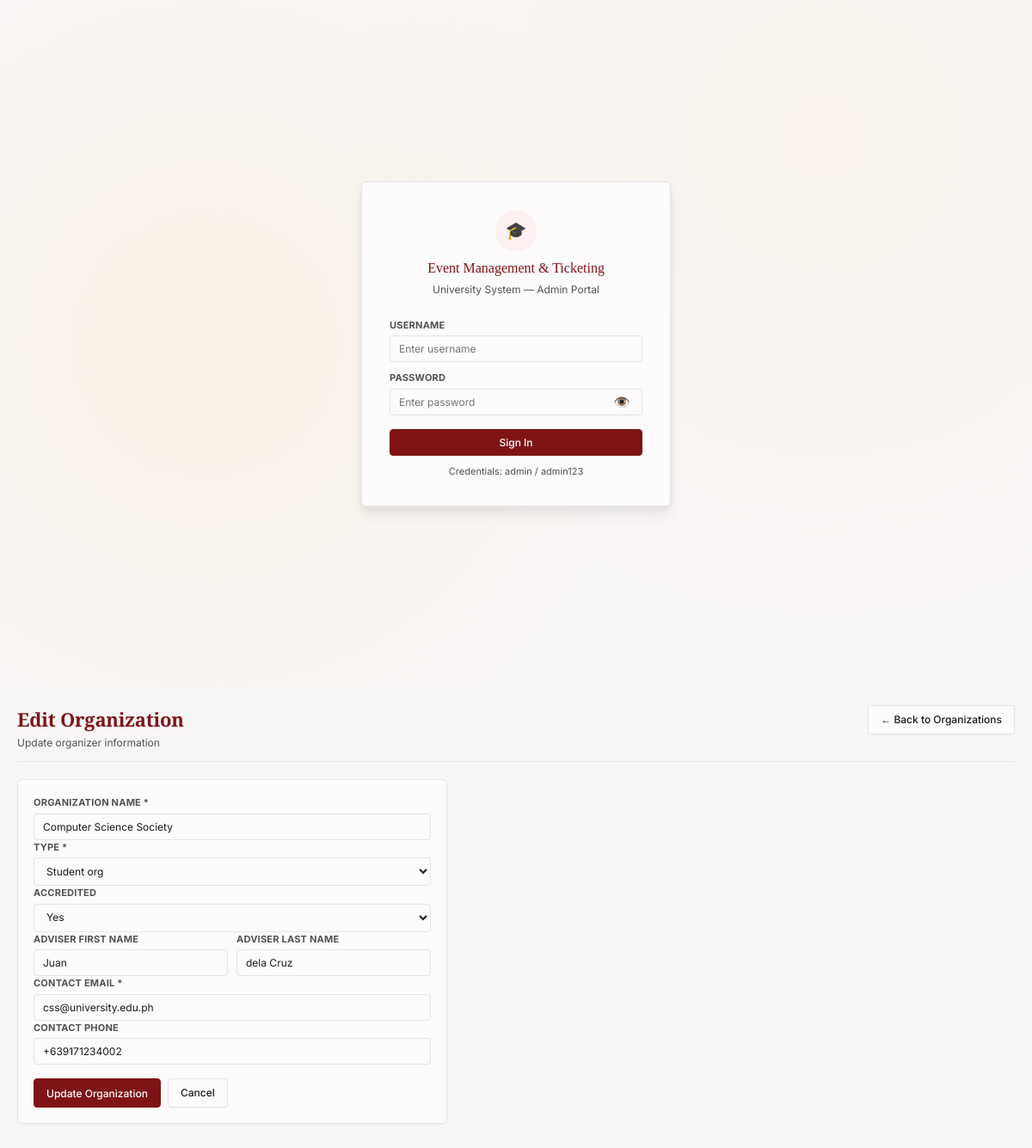
/modules/organizations/edit.php?id=2, run on the app's committed database.
### tables this page shows
CREATE TABLE `organization` (
  `org_id` int(11) NOT NULL,
  `org_name` varchar(150) NOT NULL,
  `org_type` enum('student_org','alumni_org','external','university_office') NOT NULL,
  `adviser_first_name` varchar(50) DEFAULT NULL,
  `adviser_last_name` varchar(50) DEFAULT NULL,
  `contact_email` varchar(100) NOT NULL,
  `contact_phone` varchar(20) DEFAULT NULL,
  `is_accredited` tinyint(1) NOT NULL DEFAULT 1
);

### includes/functions.php (called while the page is built, shortened)
<?php
function h($str) {
    return htmlspecialchars($str ?? '', ENT_QUOTES, 'UTF-8');
}
function getBackUrl($defaultUrl) {
    if (isset($_SERVER['HTTP_REFERER'])) {
        $referrer = $_SERVER['HTTP_REFERER'];
        $currentHost = $_SERVER['HTTP_HOST'];
        if (strpos($referrer, $currentHost) !== false) {
            if (strpos($referrer, 'create.php') === false &&
                strpos($referrer, 'edit.php') === false &&
                strpos($referrer, 'delete.php') === false) {
                return $referrer;
            }
        }
    }
    return $defaultUrl;
}
?>

### modules/organizations/edit.php (the view, shortened to what this page needs)
<?php
require_once __DIR__ . '/../../includes/header.php';
$org_id = isset($_GET['id']) ? (int)$_GET['id'] : 0;
$result = mysqli_query($conn, "SELECT * FROM Organization WHERE org_id = $org_id");
$org = mysqli_fetch_assoc($result);
$form_values = !empty($_POST) ? $_POST : $org;
?>
<div class="page active">
    <div class="page-header">
        <div>
            <div class="page-title">Edit Organization</div>
            <div class="page-sub">Update organizer information</div>
        </div>
        <a href="/event-ticketing-v2/modules/organizations/" class="btn">← Back to Organizations</a>
    </div>
    <div class="card" style="max-width:500px">
        <form method="POST">
            <div class="form-group">
                <label class="form-label">Organization name *</label>
                <input type="text" name="org_name" value="<?php echo h($form_values['org_name'] ?? ''); ?>" required>
            </div>
            <div class="form-group">
                <label class="form-label">Type *</label>
                <select name="org_type" required>
                    <option value="student_org" <?php echo ($form_values['org_type'] ?? '') == 'student_org' ? 'selected' : ''; ?>>Student org</option>
                </select>
            </div>
            <div class="form-group">
                <label class="form-label">Accredited</label>
                <select name="is_accredited">
                    <option value="1" <?php echo ($form_values['is_accredited'] ?? '') == '1' ? 'selected' : ''; ?>>Yes</option>
                </select>
            </div>
            <div style="display:grid;grid-template-columns:1fr 1fr;gap:10px">
                <div class="form-group">
                    <label class="form-label">Adviser first name</label>
                    <input type="text" name="adviser_first_name" value="<?php echo h($form_values['adviser_first_name'] ?? ''); ?>">
                </div>
                <div class="form-group">
                    <label class="form-label">Adviser last name</label>
                    <input type="text" name="adviser_last_name" value="<?php echo h($form_values['adviser_last_name'] ?? ''); ?>">
                </div>
            </div>
            <div class="form-group">
                <label class="form-label">Contact email *</label>
                <input type="email" name="contact_email" value="<?php echo h($form_values['contact_email'] ?? ''); ?>" required>
            </div>
            <div class="form-group">
                <label class="form-label">Contact phone</label>
                <input type="text" name="contact_phone" value="<?php echo h($form_values['contact_phone'] ?? ''); ?>">
            </div>
            <div style="display:flex;gap:8px;margin-top:16px">
                <button type="submit" class="btn btn-primary">Update Organization</button>
                <a href="<?php echo getBackUrl('/event-ticketing-v2/modules/organizations/'); ?>" class="btn">Cancel</a>
            </div>
        </form>
    </div>
</div>
<?php require_once __DIR__ . '/../../includes/footer.php'; ?>

### assets/css/style.css (style rules this page uses)
:root { --color-bg-primary: #fdfbfc; --color-bg-secondary: #f8f5f6; --color-bg-tertiary: #f3f0f1; --color-primary: #7e1416; --color-primary-dark: #5c0e10; --color-primary-light: #9a1a1d; --color-primary-bg: #fdf0f1; --color-accent: #f9be1b; --color-accent-dark: #d4a017; --color-accent-light: #fcd34d; --color-accent-bg: #fffdf5; --color-gray-50: #fafafa; --color-gray-100: #f5f5f5; --color-gray-200: #e5e5e5; --color-gray-300: #d4d4d4; --color-gray-400: #a3a3a3; --color-gray-500: #737373; --color-gray-600: #525252; --color-gray-700: #404040; --color-gray-800: #262626; --color-gray-900: #171717; --color-text-primary: #1a1a1a; --color-text-secondary: #525252; --color-text-tertiary: #737373; --color-text-inverse: #ffffff; --color-text-danger: #991b1b; --color-text-success: #166534; --color-text-warning: #92400e; --color-success: #16a34a; --color-success-bg: #f0fdf4; --color-danger: #dc2626; --color-danger-bg: #fef2f2; --color-warning: #d97706; --color-warning-bg: #fffbeb; --color-info: #2563eb; --color-info-bg: #eff6ff; --color-border: #e5e5e5; --color-border-light: #f0f0f0; --shadow-xs: 0 1px 2px rgba(0, 0, 0, 0.04); --shadow-sm: 0 1px 3px rgba(0, 0, 0, 0.06), 0 1px 2px rgba(0, 0, 0, 0.04); --shadow-md: 0 4px 6px rgba(0, 0, 0, 0.05), 0 2px 4px rgba(0, 0, 0, 0.04); --shadow-lg: 0 10px 15px rgba(0, 0, 0, 0.06), 0 4px 6px rgba(0, 0, 0, 0.04); --radius-xs: 3px; --radius-sm: 4px; --radius-md: 6px; --radius-lg: 8px; --transition-fast: 150ms ease; --transition-base: 200ms ease; --transition-slow: 300ms ease; --text-xs: 0.6875rem; --text-sm: 0.75rem; --text-base: 0.8125rem; --text-md: 0.875rem; --text-lg: 1rem; --text-xl: 1.125rem; --text-2xl: 1.375rem; --text-3xl: 1.75rem; }
* { box-sizing: border-box; margin: 0; padding: 0; }
body { font-family: 'Inter', -apple-system, BlinkMacSystemFont, 'Segoe UI', Roboto, sans-serif; background: var(--color-bg-secondary); color: var(--color-text-primary); font-size: var(--text-base); line-height: 1.5; -webkit-font-smoothing: antialiased; -moz-osx-font-smoothing: grayscale; min-height: 100vh; }
.page { display: none; padding: 1.25rem; animation: fadeInUp 0.35s ease-out; }
.page.active { display: block; }
.page-header { margin-bottom: 1.25rem; display: flex; align-items: flex-start; justify-content: space-between; gap: 0.75rem; flex-wrap: wrap; padding-bottom: 0.75rem; border-bottom: 1px solid var(--color-border); }
.page-title { font-family: 'Playfair Display', serif; font-size: var(--text-2xl); font-weight: 700; color: var(--color-primary); letter-spacing: -0.01em; }
.page-sub { font-size: var(--text-sm); color: var(--color-text-secondary); margin-top: 0.125rem; }
.btn { padding: 0.4375rem 0.875rem; border-radius: var(--radius-sm); border: 1px solid var(--color-border); background: var(--color-bg-primary); color: var(--color-text-primary); font-size: var(--text-sm); font-weight: 500; cursor: pointer; font-family: 'Inter', sans-serif; transition: all var(--transition-fast); text-decoration: none; display: inline-flex; align-items: center; gap: 0.375rem; justify-content: center; box-shadow: var(--shadow-xs); }
.btn-primary { background: var(--color-primary); color: white; border-color: var(--color-primary); }
.card { background: var(--color-bg-primary); border: 1px solid var(--color-border); border-radius: var(--radius-md); padding: 1.125rem; margin-bottom: 1rem; box-shadow: var(--shadow-xs); transition: all var(--transition-base); }
input, select, textarea { width: 100%; padding: 0.4375rem 0.625rem; border: 1px solid var(--color-border); border-radius: var(--radius-sm); background: var(--color-bg-primary); color: var(--color-text-primary); font-size: var(--text-sm); font-family: 'Inter', sans-serif; transition: all var(--transition-fast); }
.form-group { display: flex; flex-direction: column; gap: 0.25rem; margin-bottom: 0; }
.form-label { font-size: var(--text-xs); color: var(--color-text-secondary); font-weight: 700; text-transform: uppercase; letter-spacing: 0.02em; }

### data on the page
organization: org_name "Computer Science Society", org_type "Student org", is_accredited "Yes", adviser_first_name "Juan", adviser_last_name "dela Cruz", contact_email "css@university.edu.ph", contact_phone "+639171234002"
